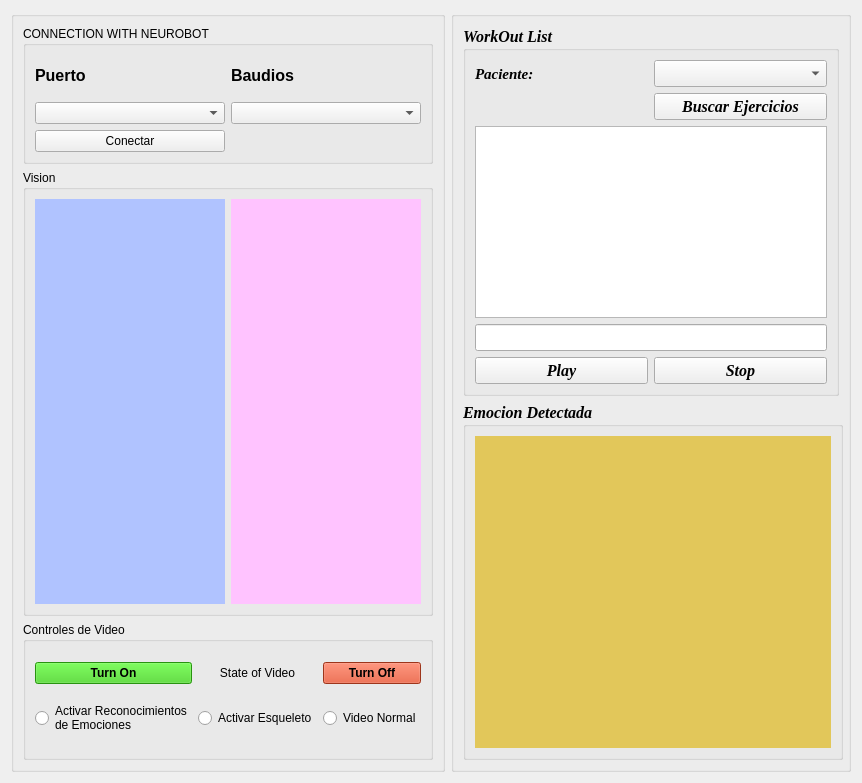
            <widget class="QWidget" name="page_Interfaz_de_Terapia">
             <layout class="QHBoxLayout" name="horizontalLayout_3">
              <item>
               <widget class="QGroupBox" name="groupBox">
                <property name="title">
                 <string/>
                </property>
                <layout class="QVBoxLayout" name="verticalLayout">
                 <item>
                  <widget class="QGroupBox" name="gb_ConectionWithHead">
                   <property name="maximumSize">
                    <size>
                     <width>16777215</width>
                     <height>138</height>
                    </size>
                   </property>
                   <property name="title">
                    <string>CONNECTION WITH NEUROBOT</string>
                   </property>
                   <layout class="QGridLayout" name="gridLayout_3">
                    <item row="2" column="1">
                     <widget class="QComboBox" name="cb_Puertos"/>
                    </item>
                    <item row="0" column="1">
                     <widget class="QLabel" name="label_2">
                      <property name="font">
                       <font>
                        <pointsize>12</pointsize>
                        <weight>75</weight>
                        <bold>true</bold>
                       </font>
                      </property>
                      <property name="text">
                       <string>Puerto</string>
                      </property>
                     </widget>
                    </item>
                    <item row="0" column="2">
                     <widget class="QLabel" name="label_3">
                      <property name="font">
                       <font>
                        <pointsize>12</pointsize>
                        <weight>75</weight>
                        <bold>true</bold>
                       </font>
                      </property>
                      <property name="text">
                       <string>Baudios</string>
                      </property>
                     </widget>
                    </item>
                    <item row="2" column="2">
                     <widget class="QComboBox" name="cb_Baudios"/>
                    </item>
                    <item row="3" column="1">
                     <widget class="QPushButton" name="btn_Conectar">
                      <property name="text">
                       <string>Conectar</string>
                      </property>
                     </widget>
                    </item>
                   </layout>
                  </widget>
                 </item>
                 <item>
                  <widget class="QGroupBox" name="gb_Vision">
                   <property name="title">
                    <string>Vision</string>
                   </property>
                   <layout class="QHBoxLayout" name="horizontalLayout_4">
                    <item>
                     <widget class="QLabel" name="lb_VideoSkeleto">
                      <property name="styleSheet">
                       <string notr="true">background-color: rgb(176, 195, 255);</string>
                      </property>
                      <property name="text">
                       <string/>
                      </property>
                      <property name="scaledContents">
                       <bool>true</bool>
                      </property>
                      <property name="alignment">
                       <set>Qt::AlignLeading|Qt::AlignLeft|Qt::AlignTop</set>
                      </property>
                     </widget>
                    </item>
                    <item>
                     <widget class="QLabel" name="lb_Video">
                      <property name="enabled">
                       <bool>true</bool>
                      </property>
                      <property name="styleSheet">
                       <string notr="true">background-color: rgb(255, 195, 255);</string>
                      </property>
                      <property name="text">
                       <string/>
                      </property>
                      <property name="scaledContents">
                       <bool>true</bool>
                      </property>
                      <property name="alignment">
                       <set>Qt::AlignLeading|Qt::AlignLeft|Qt::AlignTop</set>
                      </property>
                     </widget>
                    </item>
                   </layout>
                  </widget>
                 </item>
                 <item>
                  <widget class="QGroupBox" name="groupBox_2">
                   <property name="maximumSize">
                    <size>
                     <width>16777215</width>
                     <height>138</height>
                    </size>
                   </property>
                   <property name="title">
                    <string>Controles de Video</string>
                   </property>
                   <layout class="QGridLayout" name="gridLayout_4">
                    <item row="1" column="2">
                     <widget class="QRadioButton" name="rb_both">
                      <property name="text">
                       <string>Video Normal</string>
                      </property>
                     </widget>
                    </item>
                    <item row="0" column="0">
                     <widget class="QPushButton" name="btn_Encender">
                      <property name="font">
                       <font>
                        <weight>75</weight>
                        <bold>true</bold>
                       </font>
                      </property>
                      <property name="styleSheet">
                       <string notr="true">background-color: rgb(56, 206, 22);</string>
                      </property>
                      <property name="text">
                       <string>Turn On</string>
                      </property>
                     </widget>
                    </item>
                    <item row="1" column="0">
                     <widget class="QRadioButton" name="rb_Emociones">
                      <property name="text">
                       <string>Activar Reconocimientos
de Emociones</string>
                      </property>
                     </widget>
                    </item>
                    <item row="1" column="1">
                     <widget class="QRadioButton" name="rb_Skeleto">
                      <property name="text">
                       <string>Activar Esqueleto</string>
                      </property>
                     </widget>
                    </item>
                    <item row="0" column="2">
                     <widget class="QPushButton" name="btn_Apagar">
                      <property name="font">
                       <font>
                        <weight>75</weight>
                        <bold>true</bold>
                       </font>
                      </property>
                      <property name="styleSheet">
                       <string notr="true">background-color: rgb(220, 74, 38);</string>
                      </property>
                      <property name="text">
                       <string>Turn Off</string>
                      </property>
                     </widget>
                    </item>
                    <item row="0" column="1">
                     <widget class="QLabel" name="lb_StateVideo">
                      <property name="text">
                       <string>State of Video</string>
                      </property>
                      <property name="alignment">
                       <set>Qt::AlignCenter</set>
                      </property>
                     </widget>
                    </item>
                   </layout>
                  </widget>
                 </item>
                </layout>
               </widget>
              </item>
              <item>
               <widget class="QGroupBox" name="gb_Workout">
                <property name="maximumSize">
                 <size>
                  <width>400</width>
                  <height>16777215</height>
                 </size>
                </property>
                <property name="font">
                 <font>
                  <pointsize>14</pointsize>
                  <weight>75</weight>
                  <bold>true</bold>
                 </font>
                </property>
                <property name="title">
                 <string/>
                </property>
                <layout class="QVBoxLayout" name="verticalLayout_5">
                 <item>
                  <widget class="QGroupBox" name="groupBox_3">
                   <property name="font">
                    <font>
                     <family>Georgia</family>
                     <pointsize>12</pointsize>
                     <weight>75</weight>
                     <italic>true</italic>
                     <bold>true</bold>
                    </font>
                   </property>
                   <property name="title">
                    <string>WorkOut List</string>
                   </property>
                   <layout class="QGridLayout" name="gridLayout_5">
                    <item row="0" column="0">
                     <widget class="QLabel" name="lb_NamePaciente">
                      <property name="font">
                       <font>
                        <pointsize>11</pointsize>
                        <weight>75</weight>
                        <bold>true</bold>
                       </font>
                      </property>
                      <property name="text">
                       <string>Paciente: </string>
                      </property>
                     </widget>
                    </item>
                    <item row="1" column="1">
                     <widget class="QPushButton" name="btn_BuscarEjercicios">
                      <property name="text">
                       <string>Buscar Ejercicios</string>
                      </property>
                      <property name="icon">
                       <iconset>
                        <normaloff>../icons/search.svg</normaloff>../icons/search.svg</iconset>
                      </property>
                     </widget>
                    </item>
                    <item row="2" column="0" colspan="2">
                     <widget class="QListWidget" name="lisWid_WorkOut">
                      <property name="font">
                       <font>
                        <pointsize>14</pointsize>
                        <weight>75</weight>
                        <bold>true</bold>
                       </font>
                      </property>
                     </widget>
                    </item>
                    <item row="3" column="0" colspan="2">
                     <widget class="QLineEdit" name="lineEdit"/>
                    </item>
                    <item row="4" column="0">
                     <widget class="QPushButton" name="btn_PlayWorkout">
                      <property name="text">
                       <string>Play</string>
                      </property>
                      <property name="icon">
                       <iconset>
                        <normaloff>../icons/play.svg</normaloff>../icons/play.svg</iconset>
                      </property>
                      <property name="iconSize">
                       <size>
                        <width>16</width>
                        <height>16</height>
                       </size>
                      </property>
                     </widget>
                    </item>
                    <item row="4" column="1">
                     <widget class="QPushButton" name="btn_StopWorkout">
                      <property name="text">
                       <string>Stop</string>
                      </property>
                      <property name="icon">
                       <iconset>
                        <normaloff>../icons/stop-circle.svg</normaloff>../icons/stop-circle.svg</iconset>
                      </property>
                     </widget>
                    </item>
                    <item row="0" column="1">
                     <widget class="QComboBox" name="cb_Paciente"/>
                    </item>
                   </layout>
                  </widget>
                 </item>
                 <item>
                  <widget class="QGroupBox" name="groupBox_4">
                   <property name="minimumSize">
                    <size>
                     <width>380</width>
                     <height>358</height>
                    </size>
                   </property>
                   <property name="maximumSize">
                    <size>
                     <width>380</width>
                     <height>358</height>
                    </size>
                   </property>
                   <property name="font">
                    <font>
                     <family>Georgia</family>
                     <pointsize>12</pointsize>
                     <weight>75</weight>
                     <italic>true</italic>
                     <bold>true</bold>
                    </font>
                   </property>
                   <property name="title">
                    <string>Emocion Detectada</string>
                   </property>
                   <layout class="QHBoxLayout" name="horizontalLayout_5">
                    <item>
                     <widget class="QLabel" name="label_4">
                      <property name="styleSheet">
                       <string notr="true">background-color: rgb(226, 199, 90);</string>
                      </property>
                      <property name="text">
                       <string/>
                      </property>
                     </widget>
                    </item>
                   </layout>
                  </widget>
                 </item>
                </layout>
               </widget>
              </item>
             </layout>
            </widget>
